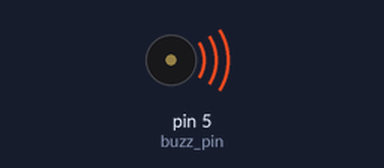
Simulated run of this sketch. Board: Arduino Uno, built with avr-gcc and run on an emulated ATmega328P. On the bench: buzzer (waves = sounding).

Above: at 0.1 s.
At 1.1 s:
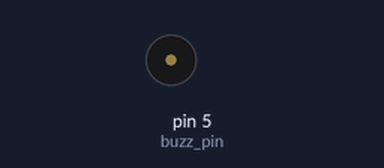
Timing chart, 0 to 2.6 s (numbered marks = the images above):
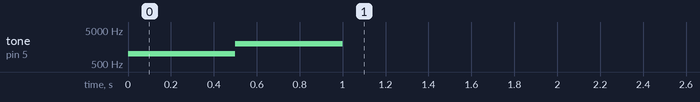

The sketch:

buzzer_test.ino
```cpp
 // Software for a prototype GPS device
// An Arduino Experiment
// by Lawrence Stewart

// Arduino Connection Layout:
// digital pin 0 :
// digital pin 1 :
// digital pin 2 : Button 1
// digital pin 3 : led blue
// digital pin 4 :
// digital pin 5 : led red
// digital pin 6 : Tx Software Serial GPS
// digital pin 7 : Rx Software Serial GPS
// digital pin 8 :
// digital pin 9 : led green
// digital pin 10 :
// digital pin 11 :
// digital pin 12 :
// digital pin 13 :
// analog pin 0 : potentiometer
// analog pin 1 :
// analog pin 2 :
// analog pin 3 :
// analog pin 4 : I2C SDA oled display
// analog pin 5 : I2C SCL oled display

// LIBRARIES

static const int buzz_pin = 5;
//  /////////////  SETUP  ////////////////////
void setup()
{
  pinMode(buzz_pin, OUTPUT);
  play_tone1(1000, 2000);
}

//   ///////////////// MAIN PROGRAM LOOP
void loop()
{


 } // ////////////////  END MAIN PROGRAM LOOP


void play_tone1(int hz1, int hz2){
  tone(buzz_pin, hz1);
  delay(500);
  noTone(buzz_pin);
  tone(buzz_pin, hz2);
  delay(500);
  noTone(buzz_pin);}


// END PROGRAM
```
